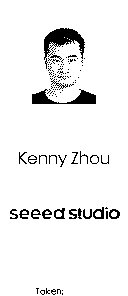
#> input picture E-Paper-orin.bmp, 128 x 296 px
$ python ImgBuilt.py
#> lines starting #> are read from the running program, lines starting #| are printed output that depends on the picture; after the words box and inside, x2 and y2 are one past the last pixel; in counts of white or black regions, pixels touching at a corner belong together
# -*- coding: utf-8 -*-
# @Time    : 2022/4/15 09:09
# @Author  : Kenny Zhou
# @FileName: ImgBuilt.py
# @Software: PyCharm
# @Email    ：l.w.r.f.42@gmail.com
from PIL import Image, ImageOps

# width = 64
# height = 90

img = Image.open('E-Paper-orin.bmp', 'r')
#> img is the input picture: PIL image 128x296 P; 94.2% white; 106 black regions (84 under 20 px), largest, box (x1, y1, x2, y2) and area: (44, 28, 85, 69) 649, (32, 89, 96, 104) 465, (93, 207, 104, 219) 73
im_flip = ImageOps.flip(img)
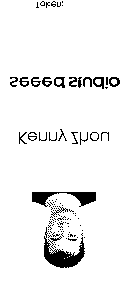
#> im_flip: PIL image 128x296 P; 94.2% white; 106 black regions (84 under 20 px), largest, box (x1, y1, x2, y2) and area: (44, 227, 85, 268) 649, (32, 192, 96, 207) 465, (93, 77, 104, 89) 73


# im_flip.save('E-Paper.bmp', 'BMP')
def build_img():
	with open("E-Paper-orin.bmp", "rb") as file:
		buf = img.convert('1').tobytes()
		# buf = buf.replace(b'\x00', b'\xfe')
		# buf = buf.replace(b'\xff', b'\x00')
		# buf = buf.replace(b'\xfe', b'\xff')
		with open('binary.out', 'wb') as out:
			out.write(buf)
			out.close()


build_img()
# [4 lines of commented-out code are left out]
